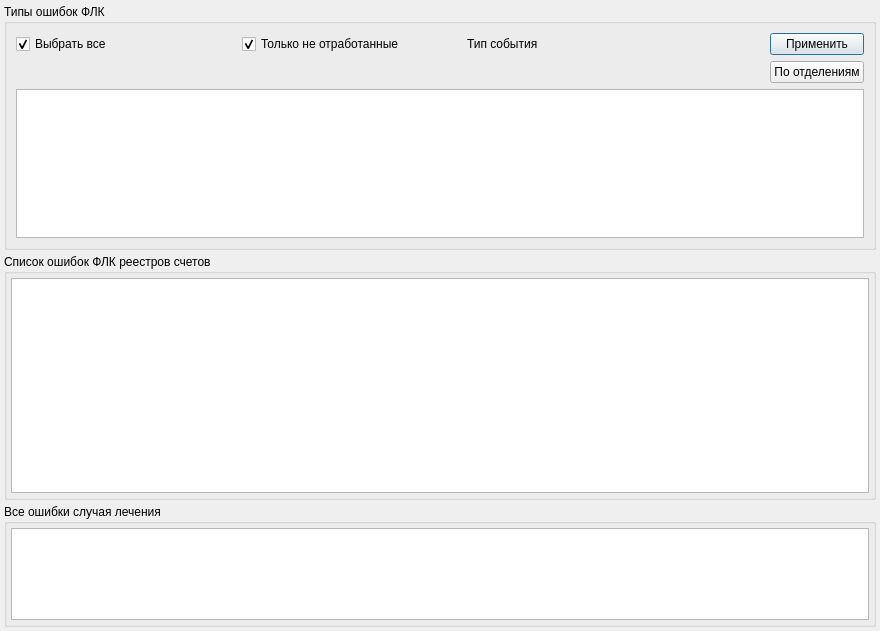
<?xml version="1.0" encoding="UTF-8"?>
<ui version="4.0">
 <class>AccountCheckDialog</class>
 <widget class="QDialog" name="AccountCheckDialog">
  <property name="windowModality">
   <enum>Qt::WindowModal</enum>
  </property>
  <property name="geometry">
   <rect>
    <x>0</x>
    <y>0</y>
    <width>880</width>
    <height>631</height>
   </rect>
  </property>
  <property name="windowTitle">
   <string>Проверка счетов</string>
  </property>
  <layout class="QGridLayout" name="gridLayout_4" rowstretch="2,2,1">
   <property name="leftMargin">
    <number>4</number>
   </property>
   <property name="topMargin">
    <number>4</number>
   </property>
   <property name="rightMargin">
    <number>4</number>
   </property>
   <property name="bottomMargin">
    <number>4</number>
   </property>
   <property name="spacing">
    <number>4</number>
   </property>
   <item row="0" column="0">
    <widget class="QGroupBox" name="groupBox">
     <property name="title">
      <string>Типы ошибок ФЛК</string>
     </property>
     <layout class="QGridLayout" name="gridLayout">
      <item row="0" column="0">
       <layout class="QGridLayout" name="gridLayout_5">
        <item row="0" column="0">
         <widget class="QCheckBox" name="chkSelectAllCheckTypes">
          <property name="text">
           <string>Выбрать все</string>
          </property>
          <property name="checked">
           <bool>true</bool>
          </property>
          <property name="tristate">
           <bool>true</bool>
          </property>
         </widget>
        </item>
        <item row="0" column="1">
         <widget class="QCheckBox" name="chkNotIsDone">
          <property name="text">
           <string>Только не отработанные</string>
          </property>
          <property name="checked">
           <bool>true</bool>
          </property>
         </widget>
        </item>
        <item row="0" column="3">
         <widget class="CRBComboBox" name="cmbEventType" native="true"/>
        </item>
        <item row="0" column="4">
         <widget class="QPushButton" name="btnApply">
          <property name="sizePolicy">
           <sizepolicy hsizetype="Minimum" vsizetype="Fixed">
            <horstretch>0</horstretch>
            <verstretch>0</verstretch>
           </sizepolicy>
          </property>
          <property name="text">
           <string>Применить</string>
          </property>
         </widget>
        </item>
        <item row="0" column="2">
         <widget class="QLabel" name="lblEventType">
          <property name="sizePolicy">
           <sizepolicy hsizetype="Maximum" vsizetype="Preferred">
            <horstretch>0</horstretch>
            <verstretch>0</verstretch>
           </sizepolicy>
          </property>
          <property name="text">
           <string>Тип события</string>
          </property>
         </widget>
        </item>
        <item row="1" column="4">
         <widget class="QPushButton" name="btnPrintByOrgStructure">
          <property name="sizePolicy">
           <sizepolicy hsizetype="Maximum" vsizetype="Fixed">
            <horstretch>0</horstretch>
            <verstretch>0</verstretch>
           </sizepolicy>
          </property>
          <property name="text">
           <string>По отделениям</string>
          </property>
         </widget>
        </item>
        <item row="1" column="3">
         <widget class="COrgStructureComboBox" name="cmbOrgStructure" native="true"/>
        </item>
       </layout>
      </item>
      <item row="1" column="0">
       <widget class="QListWidget" name="listCheckTypes"/>
      </item>
     </layout>
    </widget>
   </item>
   <item row="1" column="0">
    <widget class="QGroupBox" name="groupBox_3">
     <property name="title">
      <string>Список ошибок ФЛК реестров счетов</string>
     </property>
     <layout class="QGridLayout" name="gridLayout_2">
      <property name="leftMargin">
       <number>4</number>
      </property>
      <property name="topMargin">
       <number>4</number>
      </property>
      <property name="rightMargin">
       <number>4</number>
      </property>
      <property name="bottomMargin">
       <number>4</number>
      </property>
      <property name="horizontalSpacing">
       <number>4</number>
      </property>
      <property name="verticalSpacing">
       <number>3</number>
      </property>
      <item row="0" column="0">
       <widget class="CTableView" name="tblFLC">
        <property name="editTriggers">
         <set>QAbstractItemView::NoEditTriggers</set>
        </property>
        <property name="selectionMode">
         <enum>QAbstractItemView::ExtendedSelection</enum>
        </property>
        <property name="selectionBehavior">
         <enum>QAbstractItemView::SelectItems</enum>
        </property>
       </widget>
      </item>
     </layout>
    </widget>
   </item>
   <item row="2" column="0">
    <widget class="QGroupBox" name="groupBox_4">
     <property name="title">
      <string>Все ошибки случая лечения</string>
     </property>
     <layout class="QGridLayout" name="gridLayout_3">
      <property name="leftMargin">
       <number>4</number>
      </property>
      <property name="topMargin">
       <number>4</number>
      </property>
      <property name="rightMargin">
       <number>4</number>
      </property>
      <property name="bottomMargin">
       <number>4</number>
      </property>
      <property name="spacing">
       <number>4</number>
      </property>
      <item row="0" column="0">
       <widget class="QTextEdit" name="textErrorDescription">
        <property name="acceptRichText">
         <bool>false</bool>
        </property>
        <property name="textInteractionFlags">
         <set>Qt::TextSelectableByKeyboard|Qt::TextSelectableByMouse</set>
        </property>
       </widget>
      </item>
     </layout>
    </widget>
   </item>
  </layout>
 </widget>
 <layoutdefault spacing="6" margin="9"/>
 <customwidgets>
  <customwidget>
   <class>CTableView</class>
   <extends>QTableView</extends>
   <header>library/TableView.h</header>
  </customwidget>
  <customwidget>
   <class>COrgStructureComboBox</class>
   <extends>QWidget</extends>
   <header>Orgs/OrgStructComboBoxes.h</header>
   <container>1</container>
  </customwidget>
  <customwidget>
   <class>CRBComboBox</class>
   <extends>QWidget</extends>
   <header>library/crbcombobox.h</header>
  </customwidget>
 </customwidgets>
 <resources/>
 <connections/>
</ui>
